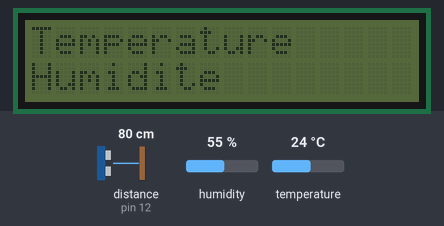
A sketch run on a simulated Arduino Uno, built with avr-gcc and run on an emulated ATmega328P. Parts: 16×2 character LCD. The inputs (shaded band) are chosen by the test bench; at power-on: distance to the obstacle (sensor on pin 12) 80 cm, temperature 24 °C, humidity 55 %. The echo pulse lasts 58.3 µs per cm; what the sketch prints to the serial monitor is not drawn.

Above: at 1.3 s.
1.4 s: distance to the obstacle (sensor on pin 12) set to 64 cm
4.4 s: distance to the obstacle (sensor on pin 12) set to 56 cm
At 6.9 s:
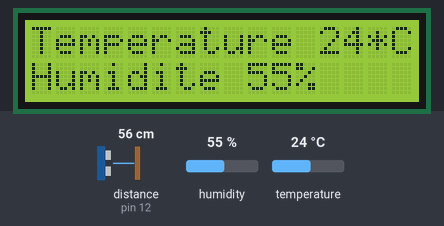
8.0 s: distance to the obstacle (sensor on pin 12) set to 120 cm
At 10.8 s:
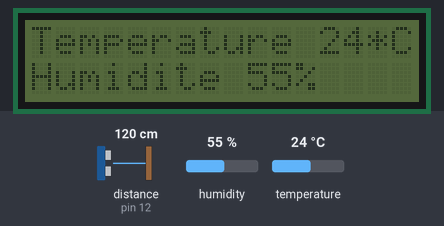
11.5 s: distance to the obstacle (sensor on pin 12) set to 2 cm
At 14.1 s:
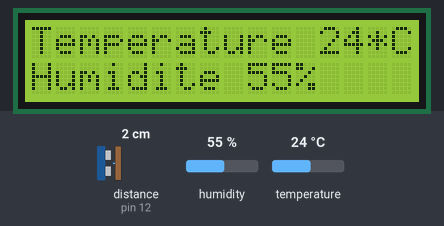
14.6 s: temperature set to 0 °C
At 17.0 s:
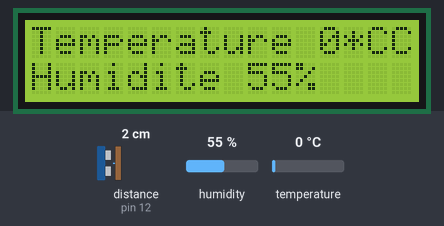
17.3 s: distance to the obstacle (sensor on pin 12) set to 60 cm
At 20.2 s:
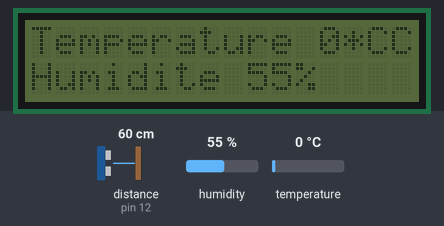
Timing chart, 0 to 21.7 s (numbered marks = the images above; inputs shaded):
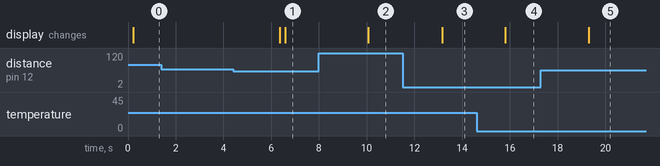

The sketch:

display_LCD1602_I2C_termometr.ino
```cpp
#include <Wire.h>
#include <LiquidCrystal_I2C.h>
#include <SimpleDHT.h>

// for DHT11,
//      VCC: 5V or 3V
//      GND: GND
//      DATA: 2
int pinDHT11 = 2;
SimpleDHT11 dht11;

#include "SR04.h"
#define TRIG_PIN 12
#define ECHO_PIN 11
SR04 sr04 = SR04(ECHO_PIN,TRIG_PIN);
long a;

LiquidCrystal_I2C lcd(0x27,16,2);  // Устанавливаем дисплей
void setup()
{
  Serial.begin(9600);
  delay(100);

  lcd.init();
//  lcd.backlight();// Включаем подсветку дисплея
  lcd.print("Temperature");
  lcd.setCursor(0, 1);
  lcd.print("Humidite");
}
void loop() {
      a=sr04.Distance();
      Serial.print(a);
      Serial.println("cm");
      delay(1000);

   if (a > 1 && a < 60) {
      Serial.println("yes");
      lcd.backlight();// Включаем подсветку дисплея

      // start working...
      Serial.println("=================================");
      Serial.println("Sample DHT11...");

      // read with raw sample data.
      byte temperature = 0;
      byte humidity = 0;
      byte data[40] = {0};
      if (dht11.read(pinDHT11, &temperature, &humidity, data)) {
        Serial.print("Read DHT11 failed");
        return;
      }

      Serial.print("Sample RAW Bits: ");
      for (int i = 0; i < 40; i++) {
        Serial.print((int)data[i]);
        if (i > 0 && ((i + 1) % 4) == 0) {
          Serial.print(' ');
        }
      }
      Serial.println("");

      Serial.print("Sample OK: ");
      Serial.print((int)temperature); Serial.print(" *C, ");
      Serial.print((int)humidity); Serial.println(" %");

      // DHT11 sampling rate is 1HZ.
      delay(100);

      // Устанавливаем курсор на первую строку и 12 символ.
      lcd.setCursor(12, 0);
      // Выводим на экран
      lcd.print((int)temperature); lcd.print("*C");

      // Устанавливаем курсор на вторую строку и 9 символ.
      lcd.setCursor(9, 1);
      // Выводим на экран
      lcd.print((int)humidity); lcd.println("%    ");
   }
   else {
      lcd.noBacklight();// Выключаем подсветку дисплея
   }
}
```

Measured:
- the behaviour switches between 60 and 59 cm on distance to the obstacle (sensor on pin 12) (found by bisection; images 0 and 1)
- after the input at 1.4 s, every drawn part: stays the same
- after the input at 4.4 s, the display: first changes after 2.0 s (image 1 shows a later state)
- after the input at 8.0 s, the display: changes after 2.1 s (image 2)
- after the input at 11.5 s, the display: changes after 1.7 s (image 3)
- after the input at 14.6 s, the display: changes after 1.2 s (image 4)
- after the input at 17.3 s, the display: changes after 2.0 s (image 5)
